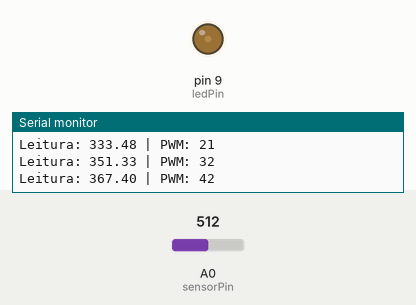
Simulated run of this sketch. Board: Arduino Uno, built with avr-gcc and run on an emulated ATmega328P. Parts: output pins drawn as LEDs (lit = HIGH), the last lines printed to the serial monitor. The test bench sets the inputs (shaded band); at power-on: A0 (sensorPin) = 512.

Above: at 1.25 s.
1.3 s: A0 (sensorPin) set to 900
At 1.45 s:
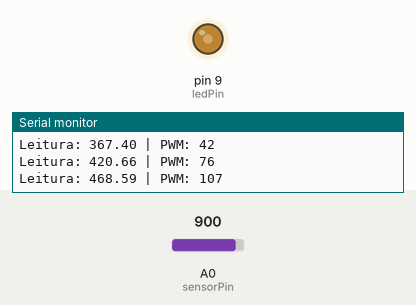
4.3 s: A0 (sensorPin) set to 306
At 4.65 s:
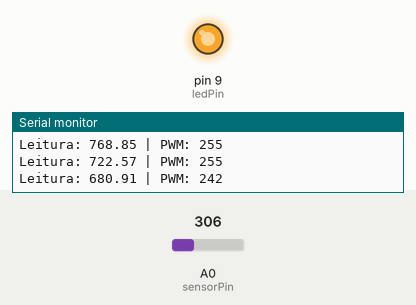
At 5.05 s:
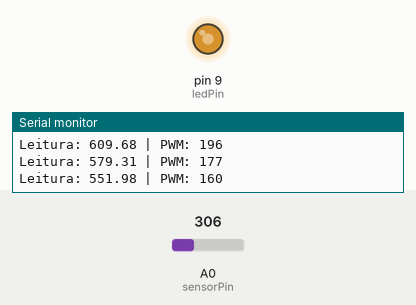
7.3 s: A0 (sensorPin) set to 122
Timing chart, 0 to 10.3 s (numbered marks = the images above; inputs shaded):
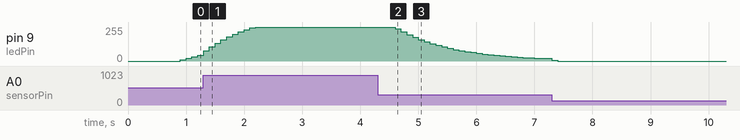

Measured:
- after the input at 4.3 s, pin 9 (ledPin): moves from 255/255 to 19/255 over 2.6 s, starting after 0.30 s

The sketch:

exercicio_24-controle_termico-histerese.ino
```cpp
// Pinos
const int sensorPin = A0;
const int ledPin = 9;

// Faixa de operação (ajustável)
int tempMin = 300;  // "frio"
int tempMax = 700;  // "quente"

// Controle de tempo (sem delay)
unsigned long tempoAnterior = 0;
const long intervalo = 100;

// Filtro (suavização)
float leituraFiltrada = 0;
const float alpha = 0.1; // quanto menor, mais suave

void setup() {
  pinMode(ledPin, OUTPUT);
  Serial.begin(9600);
}

void loop() {
  unsigned long agora = millis();

  if (agora - tempoAnterior >= intervalo) {
    tempoAnterior = agora;

    // Leitura do sensor
    int leituraBruta = analogRead(sensorPin);

    // Filtro simples (média exponencial)
    leituraFiltrada = (alpha * leituraBruta) + ((1 - alpha) * leituraFiltrada);

    // Mapeamento para PWM (0–255)
    int pwm = map(leituraFiltrada, tempMin, tempMax, 0, 255);

    // Limites de segurança
    pwm = constrain(pwm, 0, 255);

    // Saída PWM (controle do "ventilador")
    analogWrite(ledPin, pwm);

    // Monitoramento
    Serial.print("Leitura: ");
    Serial.print(leituraFiltrada);
    Serial.print(" | PWM: ");
    Serial.println(pwm);
  }
}
```
